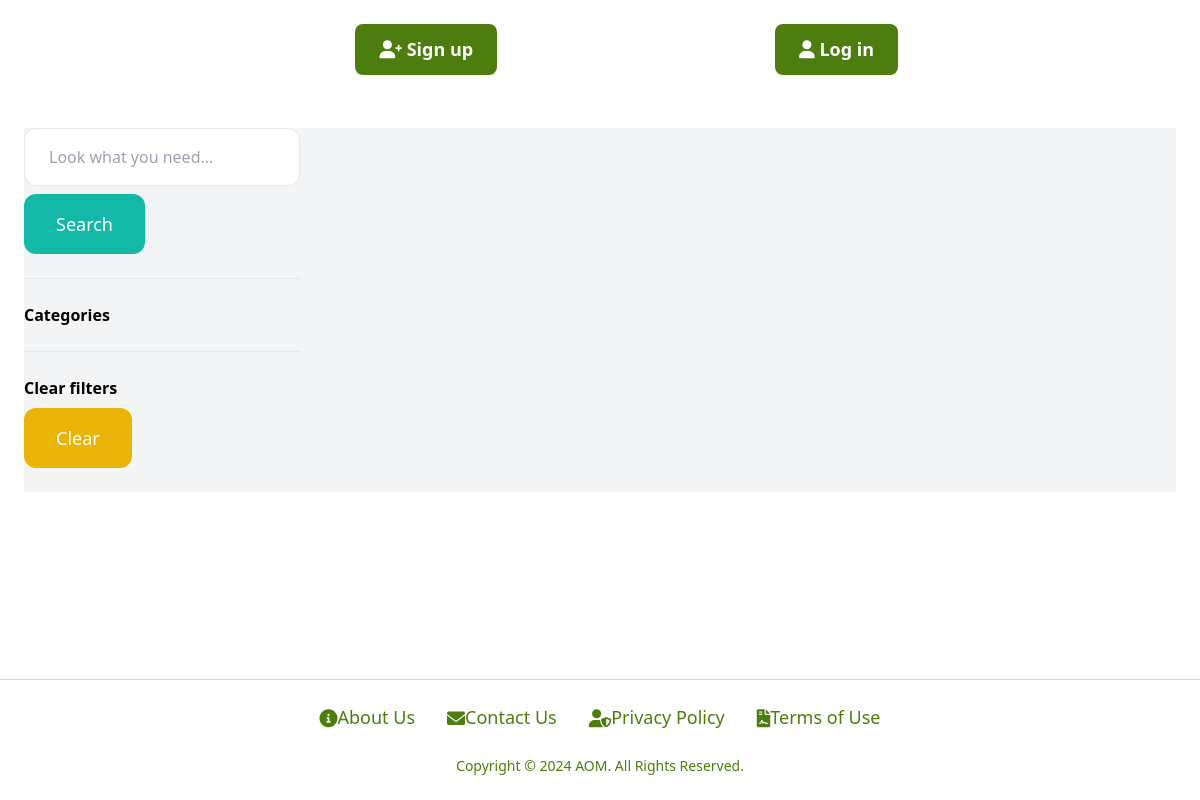
Page /items/ on the earlier database version.
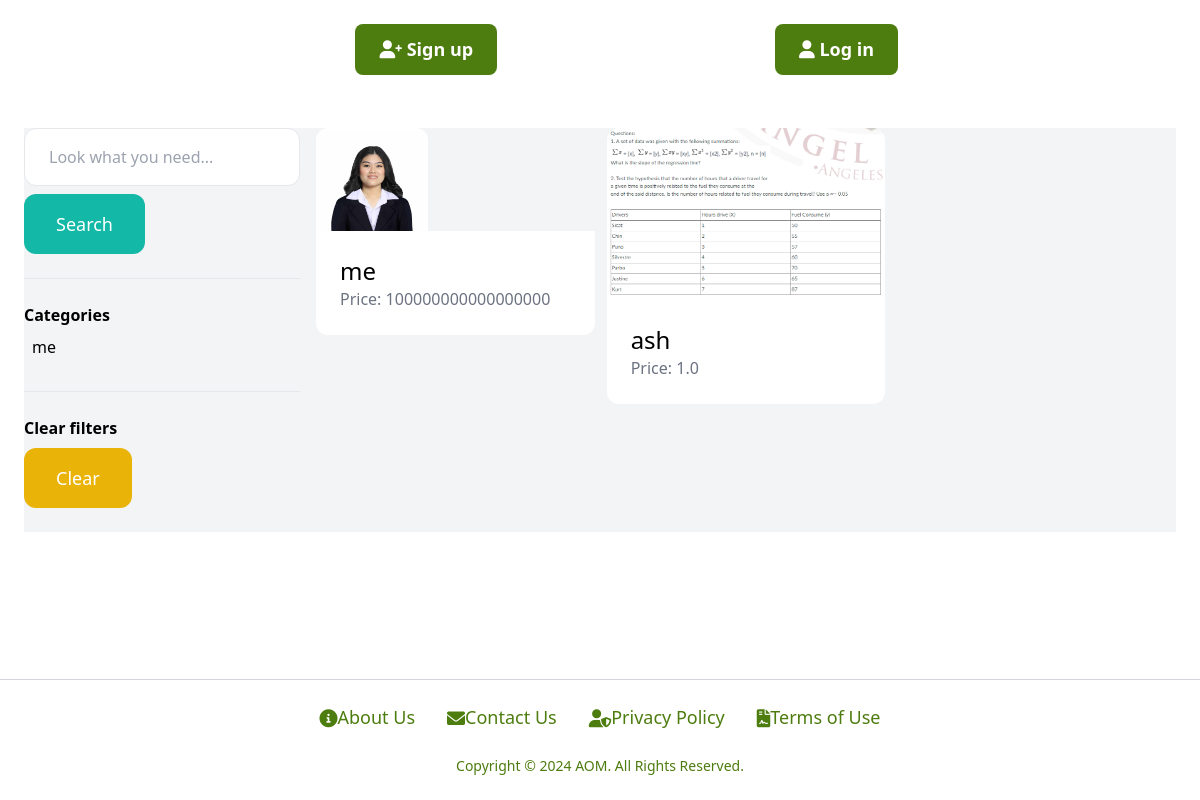
Same page on the later database version.
### item/models.py (models this page shows, shortened)
class Category(models.Model):
    name = models.CharField(max_length=225)
    class Meta:
        ordering = ('name',)
        verbose_name_plural = 'Categories'

class Item(models.Model):
    category = models.ForeignKey(Category, related_name='items', on_delete=models.CASCADE)
    name = models.CharField(max_length=225)
    description = models.TextField(blank=True, null=True)
    price = models.FloatField()
    image = models.ImageField(upload_to='item_images', blank=True, null=False)
    is_sold = models.BooleanField(default=False)
    created_by = models.ForeignKey(User, related_name='items', on_delete=models.CASCADE)
    created_at = models.DateTimeField(auto_now_add=True)

### item/views.py (the view)
# urls.py: path('', views.items, name='items'),
def items(request):
    query = request.GET.get('query', '')
    category_id = request.GET.get('category', 0)
    categories = Category.objects.all()
    items = Item.objects.filter(is_sold=False)
    if category_id:
        items = items.filter(category_id=category_id)
    if query:
        items = items.filter(Q(name__icontains=query) | Q(description__icontains=query))
    return render(request, 'item/items.html', {
        'items': items,
        'query': query,
        'categories': categories,
        'category_id': int(category_id)
    })

### item/templates/item/items.html (shortened to what this page needs)
{% extends 'core/base.html' %}
{% block content %}
    <div class="pb-6 grid grid-cols-4 gap-4 bg-gray-100">
        <div class="col-span-1">
            <form method="get" action="{% url 'item:items' %}">
                <input name="query" class="w-full py-4 px-6 border rounded-xl" type="text" value="{{ query }}" placeholder="Look what you need...">
                <button class="mt-2 py-4 px-8 text-lg bg-teal-500 text-white rounded-xl">Search</button>
            </form>
            <hr class="my-6">
            <p class="font-semibold">Categories</p>
            <ul>
                {% for category in categories %}
                    <li class="py-2 px-2 rounded-xl{% if category.id == category_id %} bg-gray-200{% endif %}">
                        <a href="{% url 'item:items' %}?query={{ query }}&category={{ category.id }}">{{ category.name }}</a>
                    </li>
                {% endfor %}
            </ul>
            <hr class="my-6">
            <p class="font-semibold">Clear filters</p>
            <ul>
                <li><a href="{% url 'item:items' %}" class="mt-2 py-4 px-8 inline-block bg-yellow-500 text-lg rounded-xl text-white">Clear</a>
        </div>
        <div class="col-span-3">
            <div class="grid grid-cols-3 gap-3">
                {% for item in items %}
                    <div>
                        <a href="{% url 'item:detail' item.id %}">
                            <div>
                                <img src="{{ item.image.url }}" class="rounded-t-xl">
                            </div>
                            <div class="p-6 bg-white rounded-b-xl">
                                <h2 class="text-2xl">{{ item.name }}</h2>
                                <p class="text-gray-500">Price: {{ item.price }}</p>
                            </div>
                        </a>
                    </div>
                {% endfor %}
            </div>
        </div>
    </div>
{% endblock %}

### core/templates/core/base.html (shortened to what this page needs)
<!DOCTYPE html>
<html lang="en">
    {% load static %}
<head>
    <script src="https://cdn.tailwindcss.com"></script>
    <link rel="stylesheet" href="https://cdnjs.cloudflare.com/ajax/libs/font-awesome/6.0.0-beta3/css/all.min.css">
</head>
<body class="flex flex-col min-h-screen">
    <nav class="navbar">
        {% if user.is_authenticated %}
            <a href="/" class="text-xl font-semibold"><img src="https://cpe-bucket-aom.s3.ap-southeast-2.amazonaws.com/img/logo.png" alt="Logo" class="logo" /></a>
        {% else %}
            <a href="{% url 'core:signup' %}" class="nav-button signup">
                <i class="fas fa-user-plus"></i> Sign up
            </a>
            <a href="{% url 'core:login' %}" class="nav-button login">
                <i class="fas fa-user"></i> Log in
            </a>
        {% endif %}
    </nav>
    <main class="content flex-grow px-6 py-6">
        {% block content %}
        {% endblock %}
    </main>
    <footer class="footer border-t border-gray-300">
    <div class="footer-links">
        <ul class="footer-menu">
            <li><a href="{% url 'core:about' %}" class="footer-link">
                <i class="fas fa-info-circle"></i> About Us
            </a></li>
            <li><a href="{% url 'core:contact' %}" class="footer-link">
                <i class="fas fa-envelope"></i> Contact Us
            </a></li>
            <li><a href="{% url 'core:privacy' %}" class="footer-link">
                <i class="fas fa-user-shield"></i> Privacy Policy
            </a></li>
            <li><a href="{% url 'core:term_use' %}" class="footer-link">
                <i class="fas fa-file-contract"></i> Terms of Use
            </a></li>
        </ul>
    </div>
    <div class="footer-copyright">
        Copyright © 2024 AOM. All Rights Reserved.
    </div>
</footer>
</body>
</html>

### core/templates/core/base.html (style rules this page uses)
body { background-image: url('https://scontent.xx.fbcdn.net/v/t1.15752-9/462544626_536224996014176_3166878057817183399_n.png?stp=dst-png_s552x414&_nc_cat=104&ccb=1-7&_nc_sid=0024fc&_nc_eui2=AeG2SPv0FFM_7fu66ZsbfhaQBlKGJYcZdJUGUoYlhxl0lTYmtNPKT2CKpcnAxSaRbuCTbeXsJuZtwyUU8cCJGQQi&_nc_ohc=IJ3eMW7SUnIQ7kNvgEE4L9u&_nc_ad=z-m&_nc_cid=0&_nc_zt=23&_nc_ht=scontent.xx&_nc_gid=ASZmw1G-qUYM1wyD3LnhHLX&oh=03_Q7cD1QFdOqNPi8zLx3t630vPs2denqAG81u7zx780m0m05UyYQ&oe=673C9121'); background-size: cover; background-repeat: no-repeat; background-attachment: fixed; height: 100%; margin: 0; display: flex; flex-direction: column; }
body { flex: 1; }
.navbar { padding: 1.5rem; display: flex; justify-content: space-between; align-items: center; border-bottom: 5px solid #fff; background-color: #ffffff; }
.nav-button { padding: 0.75rem 1.5rem; font-size: 1.125rem; font-weight: 600; border-radius: 0.5rem; color: #fff; transition: background-color 0.3s; }
.nav-button.signup { background-color: #4D7C0F; }
.nav-button.login { background-color: #4D7C0F; }
.footer { padding: 1.5rem; background-color: #fff; color: #D1FAE5; width: 100%; display: flex; flex-direction: column; align-items: center; }
.footer-links { margin-bottom: 1.5rem; }
.footer-menu { display: flex; justify-content: center; gap: 2rem; list-style-type: none; padding: 0; }
.footer-link { color: #4D7C0F; font-size: 1.125rem; display: flex; align-items: center; transition: color 0.3s; }
.footer-copyright { font-size: 0.875rem; color: #4D7C0F; text-align: center; }

Differences in the rows shown:
added Category: name "me"
added Item: image (picture), name "me", price "100000000000000000"
added Item: image (picture), name "ash", price "1.0"
